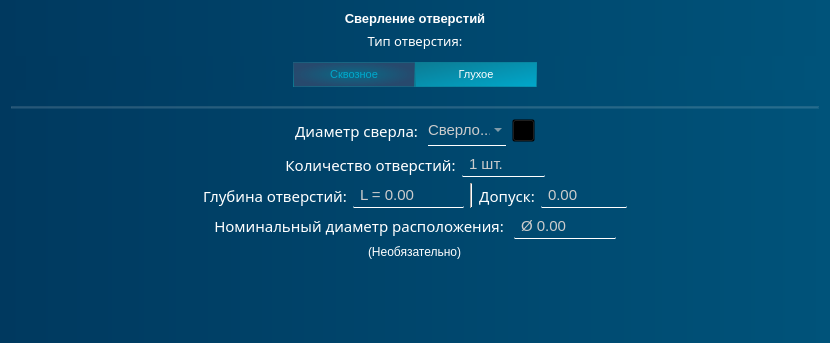
<?xml version="1.0" encoding="UTF-8"?>
<ui version="4.0">
 <class>PageSverlilnayaStart</class>
 <widget class="QWidget" name="PageSverlilnayaStart">
  <property name="geometry">
   <rect>
    <x>0</x>
    <y>0</y>
    <width>830</width>
    <height>343</height>
   </rect>
  </property>
  <property name="windowTitle">
   <string>Form</string>
  </property>
  <property name="styleSheet">
   <string notr="true">color: white;
background-color: qlineargradient(spread:pad, x1:0, y1:0, x2:1, y2:0, stop:0 rgb(0, 57, 95), stop:1 rgb(0, 83, 122))</string>
  </property>
  <layout class="QVBoxLayout" name="verticalLayout">
   <item>
    <widget class="QLabel" name="label">
     <property name="font">
      <font>
       <pointsize>10</pointsize>
       <bold>true</bold>
      </font>
     </property>
     <property name="styleSheet">
      <string notr="true">border: none;
background: none;
</string>
     </property>
     <property name="text">
      <string>Сверление отверстий</string>
     </property>
     <property name="alignment">
      <set>Qt::AlignmentFlag::AlignCenter</set>
     </property>
    </widget>
   </item>
   <item>
    <widget class="QLabel" name="label_7">
     <property name="sizePolicy">
      <sizepolicy hsizetype="Preferred" vsizetype="Preferred">
       <horstretch>0</horstretch>
       <verstretch>0</verstretch>
      </sizepolicy>
     </property>
     <property name="font">
      <font>
       <family>Onyx</family>
       <pointsize>10</pointsize>
      </font>
     </property>
     <property name="styleSheet">
      <string notr="true">background-color: none</string>
     </property>
     <property name="text">
      <string>Тип отверстия:</string>
     </property>
     <property name="alignment">
      <set>Qt::AlignmentFlag::AlignCenter</set>
     </property>
    </widget>
   </item>
   <item>
    <widget class="QGroupBox" name="horizontalGroupBox_4">
     <property name="styleSheet">
      <string notr="true">QGroupBox {
	border: none;
}
QPushButton {
	background:qlineargradient(spread:pad, x1:0, y1:0, x2:1, y2:1, stop:0 rgba(12, 123, 147, 255), stop:1 rgba(0, 168, 204, 255));
	border: none;
	font-size: 11px;
	padding: 5 10 5 10;
	width: 100px;
	border: 1px solid qradialgradient(spread:pad, cx:0.506, cy:1, radius:1.147, fx:0.494318, fy:1, stop:0 rgba(12, 123, 147, 255), stop:1 rgba(255, 255, 255, 0));
}
QPushButton:hover {
	color: rgb(0, 168, 204);
	border-left: 1px solid rgb(10, 169, 255);
	border-right: 1px solid rgb(10, 169, 255);
	background-color: qlineargradient(spread:pad, x1:0, y1:0.477, x2:1, y2:0.518, stop:0 rgba(15, 109, 159, 64), stop:0.505682 rgba(15, 111, 149, 0), stop:1 rgba(15, 112, 139, 58));
}
QPushButton:pressed {
	background-color: rgb(0, 53, 93)
}
QPushButton:checked {
	background: qradialgradient(spread:pad, cx:0.5, cy:0.5, radius:0.5, fx:0.5, fy:0.5, stop:0 rgba(12, 123, 147, 177), stop:1 rgba(39, 73, 109, 255));
	color: rgb(0, 168, 204);
}</string>
     </property>
     <property name="title">
      <string/>
     </property>
     <layout class="QHBoxLayout" name="horizontalLayout_5">
      <property name="spacing">
       <number>0</number>
      </property>
      <property name="leftMargin">
       <number>0</number>
      </property>
      <property name="topMargin">
       <number>0</number>
      </property>
      <property name="rightMargin">
       <number>0</number>
      </property>
      <property name="bottomMargin">
       <number>0</number>
      </property>
      <item>
       <spacer name="horizontalSpacer">
        <property name="orientation">
         <enum>Qt::Orientation::Horizontal</enum>
        </property>
        <property name="sizeHint" stdset="0">
         <size>
          <width>40</width>
          <height>20</height>
         </size>
        </property>
       </spacer>
      </item>
      <item alignment="Qt::AlignmentFlag::AlignHCenter">
       <widget class="QPushButton" name="pushButton_infinity">
        <property name="cursor">
         <cursorShape>PointingHandCursor</cursorShape>
        </property>
        <property name="styleSheet">
         <string notr="true"/>
        </property>
        <property name="text">
         <string>Cквозное</string>
        </property>
        <property name="checkable">
         <bool>true</bool>
        </property>
        <property name="checked">
         <bool>true</bool>
        </property>
        <property name="autoExclusive">
         <bool>true</bool>
        </property>
       </widget>
      </item>
      <item>
       <widget class="QPushButton" name="pushButton_with_length">
        <property name="cursor">
         <cursorShape>PointingHandCursor</cursorShape>
        </property>
        <property name="styleSheet">
         <string notr="true"/>
        </property>
        <property name="text">
         <string>Глухое</string>
        </property>
        <property name="checkable">
         <bool>true</bool>
        </property>
        <property name="autoExclusive">
         <bool>true</bool>
        </property>
       </widget>
      </item>
      <item>
       <spacer name="horizontalSpacer_2">
        <property name="orientation">
         <enum>Qt::Orientation::Horizontal</enum>
        </property>
        <property name="sizeHint" stdset="0">
         <size>
          <width>40</width>
          <height>20</height>
         </size>
        </property>
       </spacer>
      </item>
     </layout>
    </widget>
   </item>
   <item>
    <layout class="QVBoxLayout" name="verticalLayout_2">
     <property name="topMargin">
      <number>10</number>
     </property>
     <item>
      <widget class="Line" name="line">
       <property name="styleSheet">
        <string notr="true">background: rgba(255, 255, 255, 20);</string>
       </property>
       <property name="orientation">
        <enum>Qt::Orientation::Horizontal</enum>
       </property>
      </widget>
     </item>
     <item>
      <layout class="QHBoxLayout" name="horizontalLayout">
       <property name="topMargin">
        <number>0</number>
       </property>
       <item>
        <spacer name="horizontalSpacer_3">
         <property name="orientation">
          <enum>Qt::Orientation::Horizontal</enum>
         </property>
         <property name="sizeHint" stdset="0">
          <size>
           <width>40</width>
           <height>20</height>
          </size>
         </property>
        </spacer>
       </item>
       <item>
        <widget class="QLabel" name="label_8">
         <property name="sizePolicy">
          <sizepolicy hsizetype="Preferred" vsizetype="Preferred">
           <horstretch>0</horstretch>
           <verstretch>0</verstretch>
          </sizepolicy>
         </property>
         <property name="font">
          <font>
           <family>Onyx</family>
           <pointsize>11</pointsize>
          </font>
         </property>
         <property name="styleSheet">
          <string notr="true">background-color: none;
</string>
         </property>
         <property name="text">
          <string>Диаметр сверла: </string>
         </property>
         <property name="alignment">
          <set>Qt::AlignmentFlag::AlignCenter</set>
         </property>
        </widget>
       </item>
       <item>
        <widget class="QComboBox" name="comboBox_diameter">
         <property name="font">
          <font>
           <pointsize>11</pointsize>
          </font>
         </property>
         <property name="cursor">
          <cursorShape>PointingHandCursor</cursorShape>
         </property>
         <property name="styleSheet">
          <string notr="true">QComboBox {
	padding: 5, 5, 5, 5;
	width: 60px;
	border: none;
	border-bottom: 1px solid white;
	background: rgba(255, 255, 255, 0);
	transition: color 0.3s ease;
	transition: border-bottom 0.4s ease;
	color: rgb(204, 204, 204);
	font-size: 11pt;
}
QComboBox:hover {
   color: rgb(167, 167, 167);
}

QComboBox::item {
	background: rgb(67, 67, 67);
	border-radius: none;
}

QComboBox QAbstractItemView {
	border-radius: none;
    background: qlineargradient(spread:pad, x1:0, y1:0, x2:1, y2:0, stop:0 rgb(58, 58, 58), stop:1 rgb(88, 88, 88));
	selection-border-radius: none;
	selection-border: none;
	border: none;
	border-radius: 0;
	outline: none;
}
QComboBox QAbstractItemView::item {
    min-height: 15px;
	width: 15px;
	border: none;
	border-radius: none;
}
QComboBox QAbstractItemView::item:hover {
	color:rgb(173, 173, 173);
	border-bottom: 1px solid white;
}

</string>
         </property>
         <property name="placeholderText">
          <string>Сверло...</string>
         </property>
        </widget>
       </item>
       <item>
        <widget class="QPushButton" name="pushButton_find_sverlo">
         <property name="font">
          <font>
           <bold>true</bold>
          </font>
         </property>
         <property name="cursor">
          <cursorShape>PointingHandCursor</cursorShape>
         </property>
         <property name="toolTip">
          <string>&lt;html&gt;&lt;head/&gt;&lt;body&gt;&lt;p&gt;&lt;span style=&quot; font-size:8pt; font-weight:300; color:#000000;&quot;&gt;Подобрать сверло под резьбу&lt;/span&gt;&lt;/p&gt;&lt;/body&gt;&lt;/html&gt;</string>
         </property>
         <property name="whatsThis">
          <string/>
         </property>
         <property name="styleSheet">
          <string notr="true">QPushButton {
	width: 15;
	height: 15;
	background: rgba(0, 0, 0, 0);
	image: url(:/icons/find_white.png);
	
}
QPushButton:hover {
	image: url(:/icons/find_grey.png);
}
</string>
         </property>
         <property name="text">
          <string/>
         </property>
         <property name="iconSize">
          <size>
           <width>16</width>
           <height>16</height>
          </size>
         </property>
        </widget>
       </item>
       <item>
        <spacer name="horizontalSpacer_4">
         <property name="orientation">
          <enum>Qt::Orientation::Horizontal</enum>
         </property>
         <property name="sizeHint" stdset="0">
          <size>
           <width>40</width>
           <height>20</height>
          </size>
         </property>
        </spacer>
       </item>
      </layout>
     </item>
     <item>
      <layout class="QHBoxLayout" name="horizontalLayout_2">
       <property name="topMargin">
        <number>0</number>
       </property>
       <item>
        <spacer name="horizontalSpacer_5">
         <property name="orientation">
          <enum>Qt::Orientation::Horizontal</enum>
         </property>
         <property name="sizeHint" stdset="0">
          <size>
           <width>40</width>
           <height>20</height>
          </size>
         </property>
        </spacer>
       </item>
       <item>
        <widget class="QLabel" name="label_9">
         <property name="sizePolicy">
          <sizepolicy hsizetype="Preferred" vsizetype="Preferred">
           <horstretch>0</horstretch>
           <verstretch>0</verstretch>
          </sizepolicy>
         </property>
         <property name="font">
          <font>
           <family>Onyx</family>
           <pointsize>11</pointsize>
          </font>
         </property>
         <property name="styleSheet">
          <string notr="true">background-color: none</string>
         </property>
         <property name="text">
          <string>Количество отверстий:</string>
         </property>
         <property name="alignment">
          <set>Qt::AlignmentFlag::AlignCenter</set>
         </property>
        </widget>
       </item>
       <item>
        <widget class="QSpinBox" name="spinBox_count">
         <property name="cursor">
          <cursorShape>PointingHandCursor</cursorShape>
         </property>
         <property name="styleSheet">
          <string notr="true">QSpinBox {
	padding: 2 5 2 5;	
	border: none;
	border-bottom: 1px solid white;
	border-radius: 1px;
	background: rgba(255, 255, 255, 0);
	transition: color 0.3s ease;
	transition: border-bottom 0.4s ease;
	color: rgb(204, 204, 204);
	font-size: 11pt
}

QSpinBox:disabled {
	color: rgb(120, 106, 107);
	background: rgba(255, 255, 255, 20);
}

QSpinBox:hover {
	color: rgb(255, 255, 255)
}

QSpinBox:pressed {
	border-bottom: 1px solid white;
}
</string>
         </property>
         <property name="suffix">
          <string> шт.</string>
         </property>
         <property name="minimum">
          <number>1</number>
         </property>
         <property name="maximum">
          <number>100</number>
         </property>
         <property name="value">
          <number>1</number>
         </property>
        </widget>
       </item>
       <item>
        <spacer name="horizontalSpacer_6">
         <property name="orientation">
          <enum>Qt::Orientation::Horizontal</enum>
         </property>
         <property name="sizeHint" stdset="0">
          <size>
           <width>40</width>
           <height>20</height>
          </size>
         </property>
        </spacer>
       </item>
      </layout>
     </item>
     <item>
      <widget class="QWidget" name="widget_length" native="true">
       <property name="styleSheet">
        <string notr="true">background: none;</string>
       </property>
       <layout class="QHBoxLayout" name="horizontalLayout_4">
        <property name="topMargin">
         <number>0</number>
        </property>
        <property name="bottomMargin">
         <number>0</number>
        </property>
        <item>
         <spacer name="horizontalSpacer_9">
          <property name="orientation">
           <enum>Qt::Orientation::Horizontal</enum>
          </property>
          <property name="sizeHint" stdset="0">
           <size>
            <width>40</width>
            <height>20</height>
           </size>
          </property>
         </spacer>
        </item>
        <item>
         <widget class="QLabel" name="label_11">
          <property name="sizePolicy">
           <sizepolicy hsizetype="Preferred" vsizetype="Preferred">
            <horstretch>0</horstretch>
            <verstretch>0</verstretch>
           </sizepolicy>
          </property>
          <property name="font">
           <font>
            <family>Onyx</family>
            <pointsize>11</pointsize>
           </font>
          </property>
          <property name="styleSheet">
           <string notr="true">background-color: none</string>
          </property>
          <property name="text">
           <string>Глубина отверстий:</string>
          </property>
          <property name="alignment">
           <set>Qt::AlignmentFlag::AlignCenter</set>
          </property>
         </widget>
        </item>
        <item>
         <widget class="QDoubleSpinBox" name="doubleSpinBox_length">
          <property name="cursor">
           <cursorShape>PointingHandCursor</cursorShape>
          </property>
          <property name="styleSheet">
           <string notr="true">QDoubleSpinBox {
	padding: 2 5 2 5;	
	border: none;
	border-bottom: 1px solid white;
	border-radius: 1px;
	background: rgba(255, 255, 255, 0);
	transition: color 0.3s ease;
	transition: border-bottom 0.4s ease;
	color: rgb(204, 204, 204);
	font-size: 11pt
}

QDoubleSpinBox:disabled {
	color: rgb(120, 106, 107);
	background: rgba(255, 255, 255, 20);
}

QDoubleSpinBox:hover {
	color: rgb(255, 255, 255)
}

QDoubleSpinBox:pressed {
	border-bottom: 1px solid white;
}
</string>
          </property>
          <property name="prefix">
           <string>L = </string>
          </property>
          <property name="suffix">
           <string/>
          </property>
          <property name="maximum">
           <double>1000.000000000000000</double>
          </property>
         </widget>
        </item>
        <item>
         <widget class="Line" name="line_2">
          <property name="orientation">
           <enum>Qt::Orientation::Vertical</enum>
          </property>
         </widget>
        </item>
        <item>
         <widget class="QLabel" name="label_12">
          <property name="sizePolicy">
           <sizepolicy hsizetype="Preferred" vsizetype="Preferred">
            <horstretch>0</horstretch>
            <verstretch>0</verstretch>
           </sizepolicy>
          </property>
          <property name="font">
           <font>
            <family>Onyx</family>
            <pointsize>11</pointsize>
           </font>
          </property>
          <property name="styleSheet">
           <string notr="true">background-color: none</string>
          </property>
          <property name="text">
           <string>Допуск:</string>
          </property>
          <property name="alignment">
           <set>Qt::AlignmentFlag::AlignCenter</set>
          </property>
         </widget>
        </item>
        <item alignment="Qt::AlignmentFlag::AlignHCenter">
         <widget class="QDoubleSpinBox" name="doubleSpinBox_dopusk">
          <property name="cursor">
           <cursorShape>PointingHandCursor</cursorShape>
          </property>
          <property name="styleSheet">
           <string notr="true">QDoubleSpinBox {
	padding: 2 5 2 5;	
	border: none;
	border-bottom: 1px solid white;
	border-radius: 1px;
	background: rgba(255, 255, 255, 0);
	transition: color 0.3s ease;
	transition: border-bottom 0.4s ease;
	color: rgb(204, 204, 204);
	font-size: 11pt
}

QDoubleSpinBox:disabled {
	color: rgb(120, 106, 107);
	background: rgba(255, 255, 255, 20);
}

QDoubleSpinBox:hover {
	color: rgb(255, 255, 255)
}

QDoubleSpinBox:pressed {
	border-bottom: 1px solid white;
}
</string>
          </property>
          <property name="prefix">
           <string/>
          </property>
          <property name="suffix">
           <string/>
          </property>
          <property name="maximum">
           <double>1000.000000000000000</double>
          </property>
         </widget>
        </item>
        <item>
         <spacer name="horizontalSpacer_10">
          <property name="orientation">
           <enum>Qt::Orientation::Horizontal</enum>
          </property>
          <property name="sizeHint" stdset="0">
           <size>
            <width>40</width>
            <height>20</height>
           </size>
          </property>
         </spacer>
        </item>
       </layout>
      </widget>
     </item>
     <item>
      <layout class="QHBoxLayout" name="horizontalLayout_3">
       <property name="topMargin">
        <number>0</number>
       </property>
       <item>
        <spacer name="horizontalSpacer_7">
         <property name="orientation">
          <enum>Qt::Orientation::Horizontal</enum>
         </property>
         <property name="sizeHint" stdset="0">
          <size>
           <width>40</width>
           <height>20</height>
          </size>
         </property>
        </spacer>
       </item>
       <item alignment="Qt::AlignmentFlag::AlignVCenter">
        <widget class="QLabel" name="label_10">
         <property name="sizePolicy">
          <sizepolicy hsizetype="Preferred" vsizetype="Preferred">
           <horstretch>0</horstretch>
           <verstretch>0</verstretch>
          </sizepolicy>
         </property>
         <property name="font">
          <font>
           <family>Onyx</family>
           <pointsize>11</pointsize>
          </font>
         </property>
         <property name="styleSheet">
          <string notr="true">background-color: none</string>
         </property>
         <property name="text">
          <string>Номинальный диаметр расположения: </string>
         </property>
         <property name="alignment">
          <set>Qt::AlignmentFlag::AlignCenter</set>
         </property>
        </widget>
       </item>
       <item alignment="Qt::AlignmentFlag::AlignVCenter">
        <widget class="QDoubleSpinBox" name="doubleSpinBox_nom_diameter">
         <property name="cursor">
          <cursorShape>PointingHandCursor</cursorShape>
         </property>
         <property name="whatsThis">
          <string>&lt;html&gt;&lt;head/&gt;&lt;body&gt;&lt;p&gt;Можно не указывать&lt;/p&gt;&lt;/body&gt;&lt;/html&gt;</string>
         </property>
         <property name="styleSheet">
          <string notr="true">QDoubleSpinBox {
	padding: 2 5 2 5;	
	border: none;
	border-bottom: 1px solid white;
	border-radius: 1px;
	background: rgba(255, 255, 255, 0);
	transition: color 0.3s ease;
	transition: border-bottom 0.4s ease;
	color: rgb(204, 204, 204);
	font-size: 11pt
}

QDoubleSpinBox:disabled {
	color: rgb(120, 106, 107);
	background: rgba(255, 255, 255, 20);
}

QDoubleSpinBox:hover {
	color: rgb(255, 255, 255)
}

QDoubleSpinBox:pressed {
	border-bottom: 1px solid white;
}
</string>
         </property>
         <property name="prefix">
          <string>Ø </string>
         </property>
         <property name="suffix">
          <string/>
         </property>
         <property name="maximum">
          <double>1000.000000000000000</double>
         </property>
        </widget>
       </item>
       <item>
        <spacer name="horizontalSpacer_8">
         <property name="orientation">
          <enum>Qt::Orientation::Horizontal</enum>
         </property>
         <property name="sizeHint" stdset="0">
          <size>
           <width>40</width>
           <height>20</height>
          </size>
         </property>
        </spacer>
       </item>
      </layout>
     </item>
    </layout>
   </item>
   <item alignment="Qt::AlignmentFlag::AlignHCenter">
    <widget class="QLabel" name="label_2">
     <property name="styleSheet">
      <string notr="true">background: none;</string>
     </property>
     <property name="text">
      <string>(Необязательно)</string>
     </property>
    </widget>
   </item>
   <item>
    <spacer name="verticalSpacer">
     <property name="orientation">
      <enum>Qt::Orientation::Vertical</enum>
     </property>
     <property name="sizeHint" stdset="0">
      <size>
       <width>714</width>
       <height>56</height>
      </size>
     </property>
    </spacer>
   </item>
  </layout>
 </widget>
 <resources>
  <include location="res/res.qrc"/>
 </resources>
 <connections/>
</ui>
